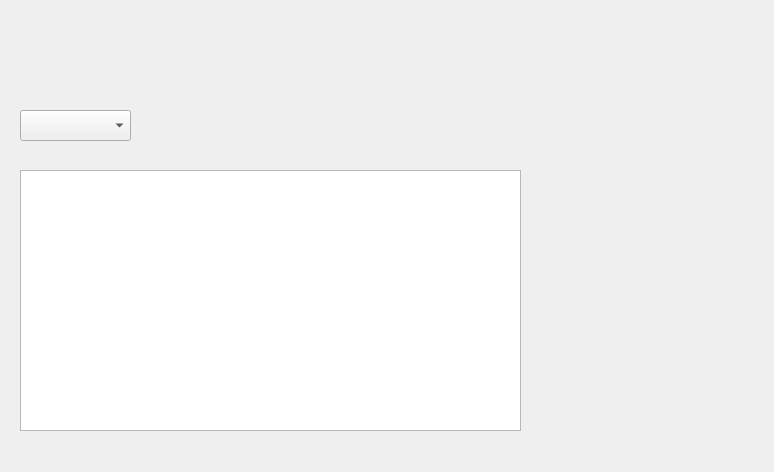
<?xml version="1.0" encoding="UTF-8"?>
<ui version="4.0">
 <class>KardexForm</class>
 <widget class="QWidget" name="KardexForm">
  <property name="geometry">
   <rect>
    <x>0</x>
    <y>0</y>
    <width>774</width>
    <height>472</height>
   </rect>
  </property>
  <property name="windowTitle">
   <string>Form</string>
  </property>
  <widget class="QTableWidget" name="historialTable">
   <property name="geometry">
    <rect>
     <x>20</x>
     <y>170</y>
     <width>501</width>
     <height>261</height>
    </rect>
   </property>
  </widget>
  <widget class="QComboBox" name="productosComboBox">
   <property name="geometry">
    <rect>
     <x>20</x>
     <y>110</y>
     <width>111</width>
     <height>31</height>
    </rect>
   </property>
  </widget>
 </widget>
 <resources/>
 <connections/>
</ui>
